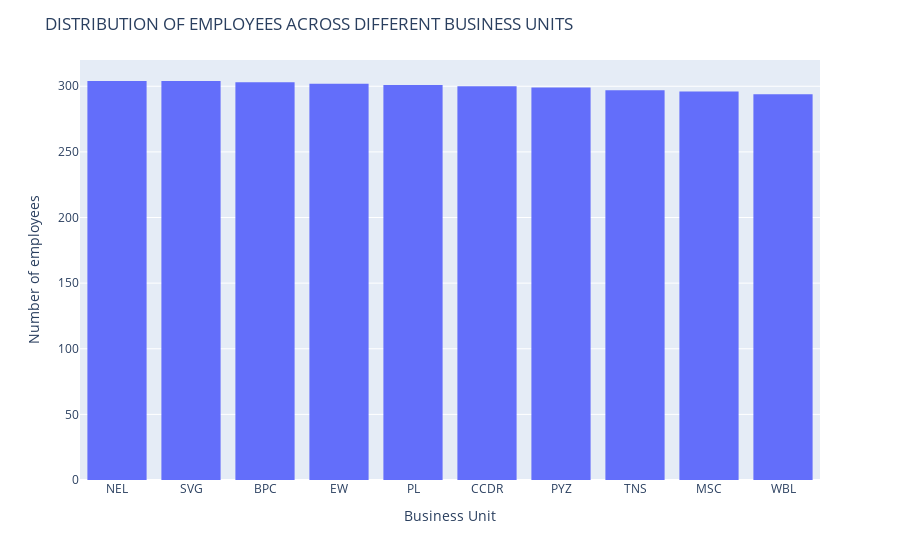

This figure's notebook cell:
### Code cell
#Import the visualization library
import plotly.express as px

#Calculate the count of each unique value in the 'BusinessUnit' column.
units_counts = data['BusinessUnit'].value_counts()

#Create a histogam using plotly.
#'x' parametre specifies the x-value(unique business units)
#'y' parametre specifies the y-value(count of employees)
fig = px.histogram(units_counts, x=units_counts.index, y=units_counts.values)

#Update the layout. That is axis titles and the plot title.
fig.update_layout(xaxis_title = 'Business Unit', yaxis_title='Number of employees', title = 'DISTRIBUTION OF EMPLOYEES ACROSS DIFFERENT BUSINESS UNITS')

#Display the histogram
fig.show()

fig.write_image("Distribution of employees across different business units.png")

### Figure 1 — Plotly figure (JSON) as saved in the notebook; plotly's stock layout.template omitted (floating-point values rounded to 4 significant figures)
{"data": [{"alignmentgroup": "True", "bingroup": "x", "histfunc": "sum", "hovertemplate": "BusinessUnit=%{x}<br>sum of y=%{y}<extra></extra>", "legendgroup": "", "marker": {"color": "#636efa", "pattern": {"shape": ""}}, "name": "", "offsetgroup": "", "orientation": "v", "showlegend": false, "type": "histogram", "x": ["NEL", "SVG", "BPC", "EW", "PL", "CCDR", "PYZ", "TNS", "MSC", "WBL"], "xaxis": "x", "y": [304, 304, 303, 302, 301, 300, 299, 297, 296, 294], "yaxis": "y"}], "layout": {"barmode": "relative", "legend": {"tracegroupgap": 0}, "margin": {"t": 60}, "title": {"text": "DISTRIBUTION OF EMPLOYEES ACROSS DIFFERENT BUSINESS UNITS"}, "xaxis": {"anchor": "y", "domain": [0, 1], "title": {"text": "Business Unit"}}, "yaxis": {"anchor": "x", "domain": [0, 1], "title": {"text": "Number of employees"}}}}
